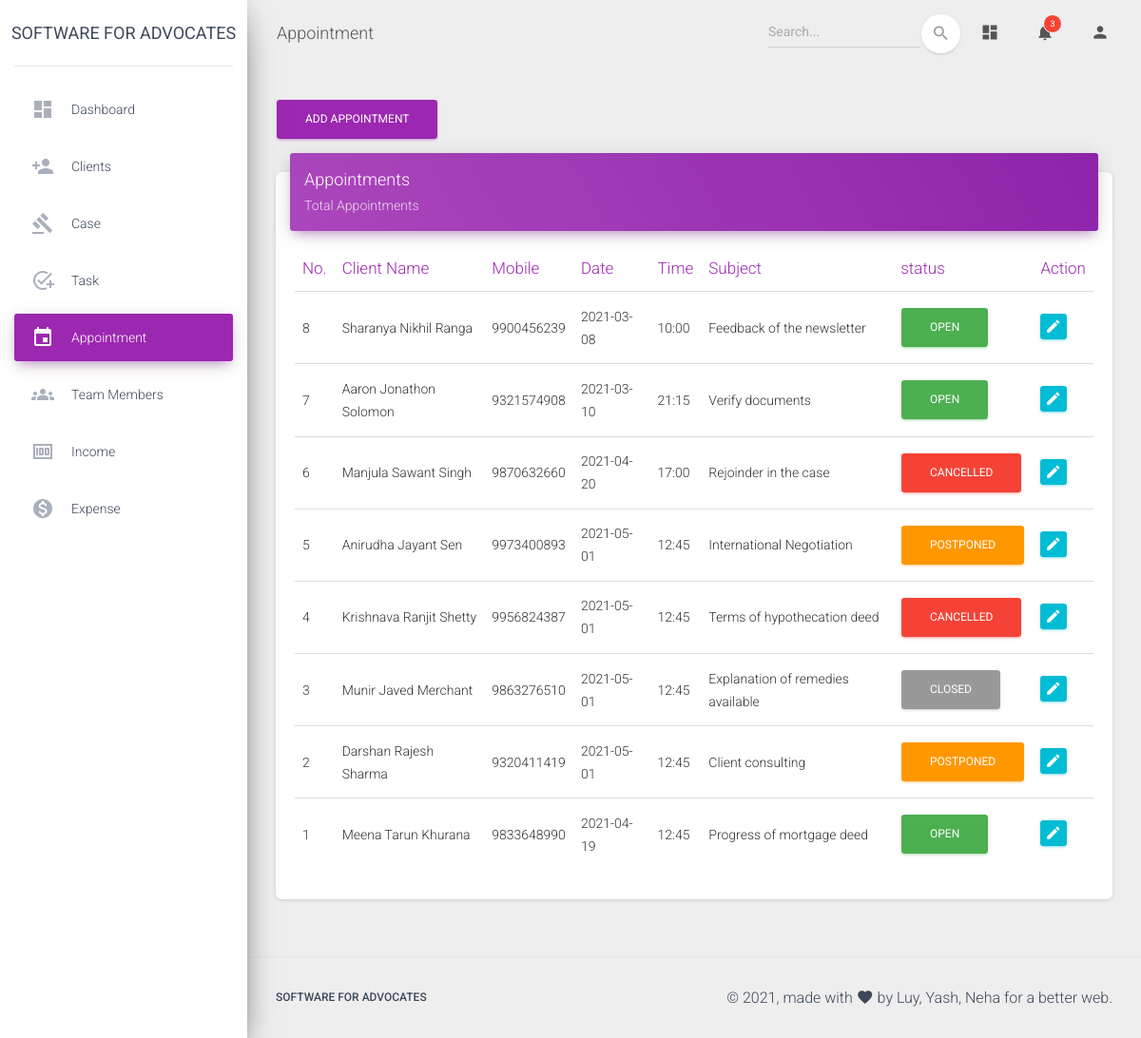
Page /admin/appointment.php (signed in) on the committed database.
### tables this page shows
CREATE TABLE `appointment` (
  `ID` int(20) NOT NULL,
  `cname` varchar(50) NOT NULL,
  `mobno` varchar(10) NOT NULL,
  `date` varchar(10) NOT NULL,
  `time` varchar(10) NOT NULL,
  `subject` varchar(200) NOT NULL,
  `status` varchar(10) NOT NULL
);

### admin/appointment.php (the view, shortened to what this page needs)
<?php
if(isset($_SESSION['admin']) && $_SESSION['admin']==true) {
  $conn = db_connect();
  $query = "SELECT * from appointment ORDER BY ID DESC";
  $result = mysqli_query($conn, $query);
?>
<!DOCTYPE html>
<html lang="en">
<head>
  <link rel="stylesheet" href="https://maxcdn.bootstrapcdn.com/font-awesome/latest/css/font-awesome.min.css">
  <link href="../assets/css/material-dashboard.css?v=2.1.2" rel="stylesheet" />
</head>
<body class="">
  <div class="wrapper ">
    <div class="sidebar bg-white" data-color="purple" data-background-color="white">
      <div class="logo bg-white"><a href="#" class="simple-text logo-normal">
          Software for Advocates
        </a></div>
      <div class="sidebar-wrapper bg-white">
        <ul class="nav">
          <li class="nav-item ">
            <a class="nav-link" href="./dashboard.php">
              <i class="material-icons">dashboard</i>
              <p>Dashboard</p>
            </a>
          </li>
          <li class="nav-item ">
            <a class="nav-link" href="./client.php">
              <i class="material-icons">person_add</i>
              <p>Clients</p>
            </a>
          </li>
          <li class="nav-item ">
            <a class="nav-link" href="./cases.php">
              <i class="material-icons">gavel</i>
              <p>Case</p>
            </a>
          </li>
          <li class="nav-item ">
            <a class="nav-link" href="./task.php">
              <i class="material-icons">add_task</i>
              <p>Task</p>
            </a>
          </li>
          <li class="nav-item active ">
            <a class="nav-link" href="./appointment.php">
              <i class="material-icons">event</i>
              <p>Appointment</p>
            </a>
          </li>
          <li class="nav-item ">
            <a class="nav-link" href="./teammembers.php">
              <i class="material-icons">groups</i>
              <p>Team members</p>
            </a>
          </li>
          <li class="nav-item ">
            <a class="nav-link" href="./income.php">
              <i class="material-icons">money</i>
              <p>Income</p>
            </a>
          </li>
          <li class="nav-item ">
            <a class="nav-link" href="./expense.php">
              <i class="material-icons">monetization_on</i>
              <p>Expense</p>
            </a>
          </li>
        </ul>
      </div>
    </div>
    <div class="main-panel">
      <nav class="navbar navbar-expand-lg navbar-transparent navbar-absolute fixed-top ">
        <div class="container-fluid">
          <div class="navbar-wrapper">
            <a class="navbar-brand">Appointment</a>
          </div>
          <div class="collapse navbar-collapse justify-content-end">
            <form class="navbar-form">
              <div class="input-group no-border">
                <input type="text" id="search" name="search" class="form-control" placeholder="Search..." onkeyup="searchItem()">
                <button type="button" class="btn btn-white btn-round btn-just-icon">
                  <i class="material-icons">search</i>
                  <div class="ripple-container"></div>
                </button>
              </div>
            </form>
            <ul class="navbar-nav">
              <li class="nav-item">
                <a class="nav-link" href="./dashboard.php">
                  <i class="material-icons">dashboard</i>
                </a>
              </li>
              <li class="nav-item dropdown">
                <a class="nav-link" href="#" id="navbarDropdownMenuLink" data-toggle="dropdown" aria-haspopup="true" aria-expanded="false">
                  <i class="material-icons">notifications</i>
                  <span class="notification">3</span>
                </a>
              </li>
              <li class="nav-item dropdown">
                <a class="nav-link" href="javascript:;" id="navbarDropdownProfile" data-toggle="dropdown" aria-haspopup="true" aria-expanded="false">
                  <i class="material-icons">person</i>
                </a>
              </li>
            </ul>
          </div>
        </div>
      </nav>
      <div class="content">
        <div class="container-fluid">
        <div class="row">
            <div class="col-md-4 col-lg-2">
              <a href="./addappointment.php" class="btn btn-primary" role="button">Add Appointment</a>
            </div>
          </div>
          <div class="row">
            <div class="col-lg-12 col-md-12">
              <div class="card">
                <div class="card-header card-header-primary">
                  <h4 class="card-title">Appointments</h4>
                  <p class="card-category">Total Appointments</p>
                </div>
                <div class="card-body table-responsive">
                  <table class="table table-hover" id="myTable">
                    <thead class="text-primary">
                      <th>No.</th>
                      <th>Client Name</th>
                      <th>Mobile</th>
                      <th>Date</th>
                      <th>Time</th>
                      <th>Subject</th>
                      <th>status</th>
                      <th>Action</th>
                    </thead>
                    <tbody>
                    <?php while($array = mysqli_fetch_assoc($result)): ?>
                      <tr>
                        <td><?php echo $array['ID']; ?></td>
                        <td><?php echo $array['cname']; ?></td>
                        <td><?php echo $array['mobno']; ?></td>
                        <td><?php echo $array['date']; ?></td>
                        <td><?php echo $array['time']; ?></td>
                        <td><?php echo $array['subject']; ?></td>
                        <td>
                          <?php if($array['status']=='OPEN') { ?>
                          <button type="button" class="btn btn-success" onclick="fetchstatus(<?php echo $array['ID']?>);">
                          <?php echo $array['status']; ?>
                          </button>
                          <?php } else if($array['status']=='CLOSED') { ?>
                          <button type="button" class="btn btn-default" onclick="fetchstatus(<?php echo $array['ID']?>)">
                          <?php echo $array['status']; ?>
                          </button>
                          <?php } else if($array['status']=='CANCELLED') { ?>
                          <button type="button" class="btn btn-danger" onclick="fetchstatus(<?php echo $array['ID']?>)">
                          <?php echo $array['status']; ?>
                          </button>
                          <?php } else if($array['status']=='POSTPONED') { ?>
                          <button type="button" class="btn btn-warning" onclick="fetchstatus(<?php echo $array['ID']?>)">
                          <?php echo $array['status']; ?>
                          </button>
                          <?php } ?>
                        </td>
                        <td class="td-actions text-middle">
                          <div class='row'>
                          <div class='col-1 form-group'>
                          <form method= "post" action ="./editappointment.php">
                            <button type="submit" rel="tooltip" class="btn btn-info" name='edit' value="<?php echo $array['ID']; ?>">
                                <i class="material-icons">edit</i>
                            </button>
                          </form>
                          </div>
                          </div>
                        </td>
                      </tr>
                    <?php endwhile; ?>
                    </tbody>
                  </table>
                </div>
              </div>
            </div>
          </div>
        </div>
      </div>
      <footer class="footer">
        <div class="container-fluid">
          <nav class="float-left">
            <ul>
              <li>
                <a>
                  Software for Advocates
                </a>
              </li>
            </ul>
          </nav>
          <div class="copyright float-right">
            &copy;
            , made with <i class="material-icons">favorite</i> by
            Luy, Yash, Neha for a better web.
          </div>
        </div>
      </footer>
    </div>
  </div>
</body>
</html>
<?php
}
else {
  header("Location: ../index.php");
}
?>

### rows in the picture
appointment: ID "8", cname "Sharanya Nikhil Ranga", mobno "9900456239", date "2021-03-08", time "10:00", subject "Feedback of the newsletter", status "OPEN"
appointment: ID "7", cname "Aaron Jonathon Solomon", mobno "9321574908", date "2021-03-10", time "21:15", subject "Verify documents", status "OPEN"
appointment: ID "6", cname "Manjula Sawant Singh", mobno "9870632660", date "2021-04-20", time "17:00", subject "Rejoinder in the case", status "CANCELLED"
appointment: ID "5", cname "Anirudha Jayant Sen", mobno "9973400893", date "2021-05-01", time "12:45", subject "International Negotiation", status "POSTPONED"
appointment: ID "4", cname "Krishnava Ranjit Shetty", mobno "9956824387", date "2021-05-01", time "12:45", subject "Terms of hypothecation deed", status "CANCELLED"
appointment: ID "3", cname "Munir Javed Merchant", mobno "9863276510", date "2021-05-01", time "12:45", subject "Explanation of remedies available", status "CLOSED"
appointment: ID "2", cname "Darshan Rajesh Sharma", mobno "9320411419", date "2021-05-01", time "12:45", subject "Client consulting", status "POSTPONED"
appointment: ID "1", cname "Meena Tarun Khurana", mobno "9833648990", date "2021-04-19", time "12:45", subject "Progress of mortgage deed", status "OPEN"
